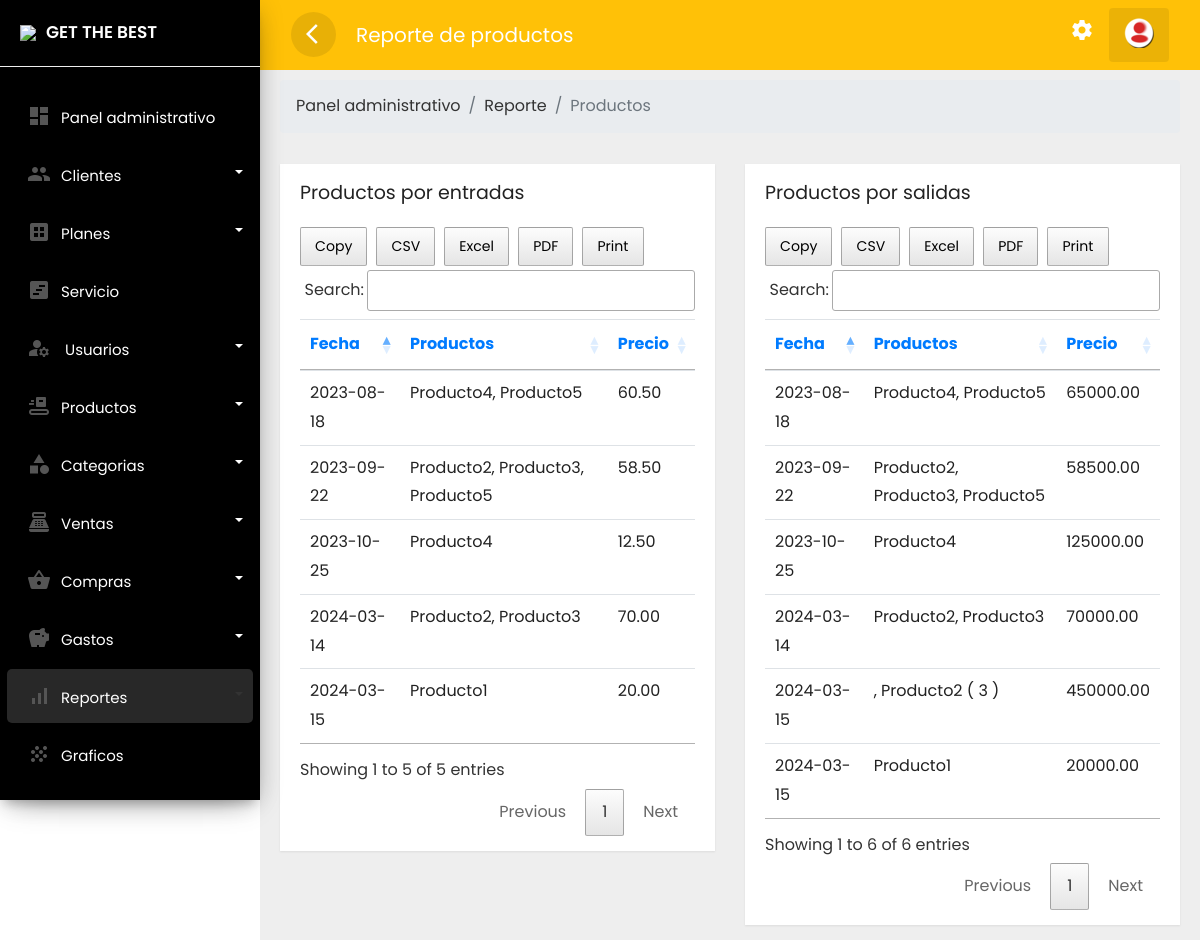
The app's page /frontend/reporte/filtro-producto.php (signed in), older data.
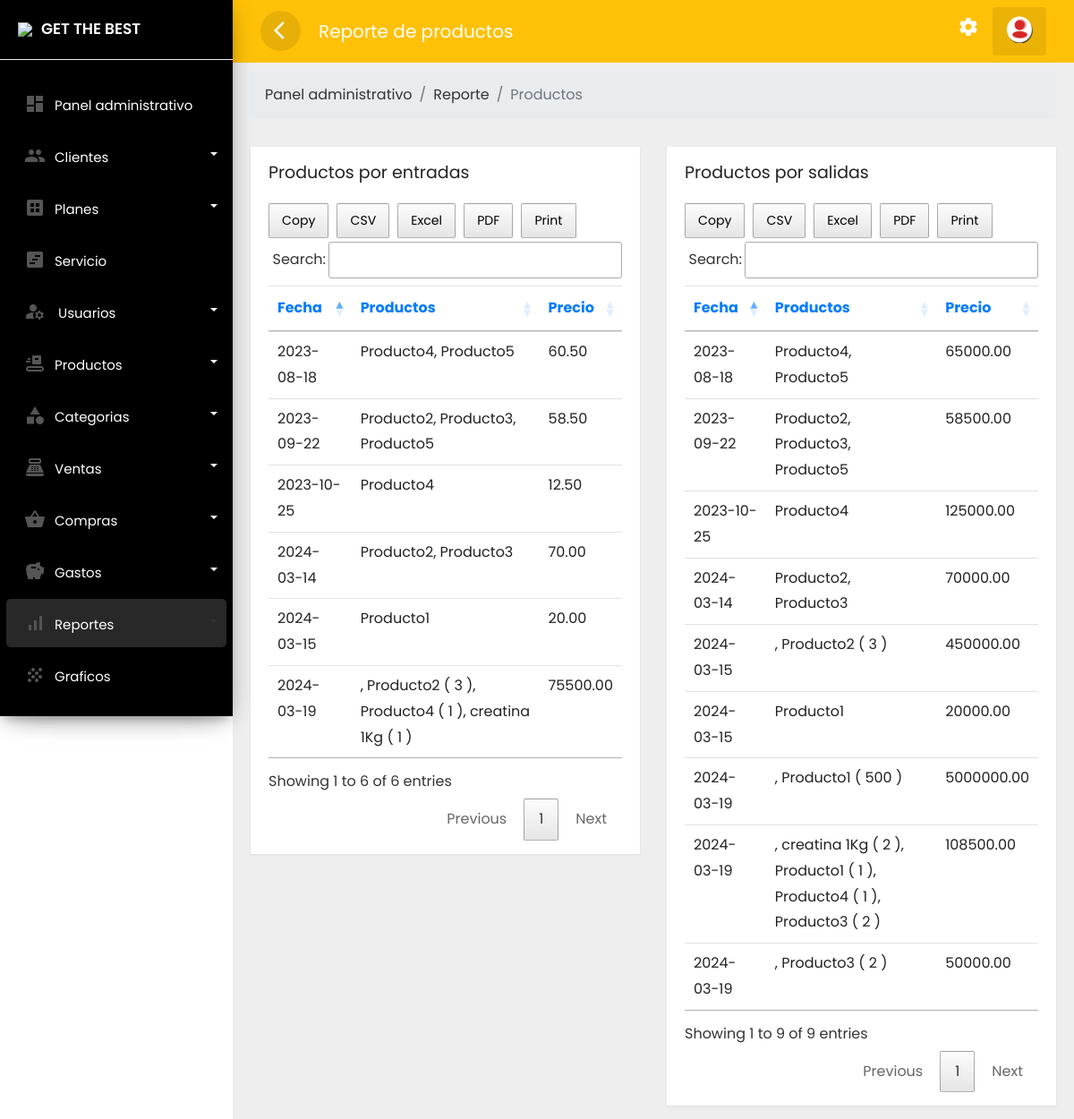
The same page, newer data.
### tables this page shows
CREATE TABLE `compra` (
  `idcomp` int(11) NOT NULL,
  `user_id` int(11) NOT NULL,
  `method` text NOT NULL,
  `total_products` text NOT NULL,
  `total_price` decimal(10,2) NOT NULL,
  `placed_on` text NOT NULL,
  `payment_status` text NOT NULL,
  `tipc` text NOT NULL
);

CREATE TABLE `orders` (
  `idord` int(11) NOT NULL,
  `user_id` int(11) NOT NULL,
  `user_cli` int(11) NOT NULL,
  `method` text NOT NULL,
  `total_products` text NOT NULL,
  `total_price` decimal(10,2) NOT NULL,
  `placed_on` text NOT NULL,
  `payment_status` text NOT NULL,
  `tipc` text NOT NULL
);

### frontend/reporte/filtro-producto.php (the view, shortened to what this page needs)
<?php if(isset($_SESSION['id'])) { ?>
<!doctype html>
<html lang="es">
  <head>
        <link rel="stylesheet" href="../../backend/css/bootstrap.min.css">
        <link rel="stylesheet" href="../../backend/css/custom.css">
        <link rel="stylesheet" href="../../backend/css/loader.css">
    <link rel="stylesheet" type="text/css" href="../../backend/css/datatable.css">
    <link rel="stylesheet" type="text/css" href="../../backend/css/buttonsdataTables.css">
    <link rel="stylesheet" type="text/css" href="../../backend/css/font.css">
  </head>
  <body>
<div class="wrapper">
        <nav id="sidebar">
            <div class="sidebar-header">
                <h3><img src="../../backend/img/favicon.png" class="img-fluid"/><span>GET THE BEST</span></h3>
            </div>
            <ul class="list-unstyled components">
               <li  class="">
                    <a href="../administrador/escritorio.php" class="dashboard"><i class="material-icons">dashboard</i><span>Panel administrativo</span></a>
                </li>
                <li class="dropdown">
                    <a href="#homeSubmenu1" data-toggle="collapse" aria-expanded="false" class="dropdown-toggle">
                         <i class="material-icons">group</i><span>Clientes</span></a>
                </li>
                <li class="dropdown">
                    <a href="#pageSubmenu2" data-toggle="collapse" aria-expanded="false" class="dropdown-toggle">
                         <i class="material-icons">dataset</i><span>Planes</span></a>
                </li>
                <li class="">
                    <a href="../servicio/mostrar.php"><i class="material-icons">view_timeline</i><span>Servicio</span></a>
                </li>
                     <li class="dropdown">
                    <a href="#pageSubmenu3" data-toggle="collapse" aria-expanded="false" class="dropdown-toggle">
                         <i class="material-icons">manage_accounts</i>
                         <span>Usuarios</span></a>
                </li>
                      <li class="dropdown">
                    <a href="#pageSubmenu4" data-toggle="collapse" aria-expanded="false" class="dropdown-toggle">
                         <i class="material-icons">conveyor_belt</i><span>Productos</span></a>
                </li>
                    <li class="dropdown ">
                    <a href="#pageSubmenu5" data-toggle="collapse" aria-expanded="false" class="dropdown-toggle">
                         <i class="material-icons">category</i><span>Categorias</span></a>
                </li>
                  <li class="dropdown">
                    <a href="#pageSubmenu6" data-toggle="collapse" aria-expanded="false" class="dropdown-toggle">
                         <i class="material-icons">point_of_sale</i><span>Ventas</span></a>
                </li>
                 <li class="dropdown">
                    <a href="#pageSubmenu09" data-toggle="collapse" aria-expanded="false" class="dropdown-toggle">
                         <i class="material-icons">shopping_basket</i><span>Compras</span></a>
                </li>
                <li class="dropdown">
                    <a href="#pageSubmenu010" data-toggle="collapse" aria-expanded="false" class="dropdown-toggle">
                         <i class="material-icons">savings</i><span>Gastos</span></a>
                </li>
                    <li class="dropdown active">
                    <a href="#pageSubmenu7" data-toggle="collapse" aria-expanded="false" class="dropdown-toggle">
                         <i class="material-icons">signal_cellular_alt</i><span>Reportes</span></a>
                </li>
                <li class="">
                    <a href="../graficos/mostrar.php"><i class="material-icons">grain</i><span>Graficos</span></a>
                </li>
               <li class="">
                    <a href="../cuenta/configuracion.php"><i class="material-icons">settings</i><span>Configuracion</span></a>
                </li>
            </ul>
        </nav>
        <div id="content">
          <div class="top-navbar">
            <nav class="navbar navbar-expand-lg">
                <div class="container-fluid">
                    <button type="button" id="sidebarCollapse" class="d-xl-block d-lg-block d-md-mone d-none">
                        <span class="material-icons">arrow_back_ios</span>
                    </button>
                         <a class="navbar-brand" href="#"> Reporte de productos </a>
                    <div class="collapse navbar-collapse d-lg-block d-xl-block d-sm-none d-md-none d-none" id="navbarSupportedContent">
                        <ul class="nav navbar-nav ml-auto">
                         <li class="nav-item">
                                <a class="nav-link" href="../cuenta/configuracion.php">
                                        <span class="material-icons">settings</span>
                                        </a>
                            </li>
                            <li class="dropdown nav-item active">
                                <a href="#" class="nav-link" data-toggle="dropdown">
                                   <img src="../../backend/img/reere.png" >
                               </a>
                            </li>
                        </ul>
                    </div>
                </div>
            </nav>
         </div>
               <div class="main-content">
               <nav aria-label="breadcrumb">
  <ol class="breadcrumb">
    <li class="breadcrumb-item"><a href="../administrador/escritorio.php">Panel administrativo</a></li>
    <li class="breadcrumb-item"><a href="../reporte/productos.php">Reporte </a></li>
    <li class="breadcrumb-item active" aria-current="page">Productos</li>
  </ol>
</nav>
    <div class="row">
      <div class="col-lg-6 col-md-6">
        <div class="card" style="min-height: 485px">
          <div class="card-header card-header-text">
                <h4 class="card-title">Productos por entradas</h4>
            </div>
            <div class="card-content table-responsive">
                <?php
         require '../../backend/bd/ctconex.php';
 $sentencia = $connect->prepare("SELECT compra.idcomp, compra.user_id, compra.method, compra.total_products, compra.total_price, compra.placed_on, compra.payment_status, compra.tipc FROM compra order BY compra.idcomp DESC;");
 $sentencia->execute();
$data =  array();
if($sentencia){
  while($r = $sentencia->fetchObject()){
    $data[] = $r;
  }
}
   ?>
   <?php if(count($data)>0):?>
                <table class="table table-hover" id="example1">
                    <thead class="text-primary">
                        <tr>
                            <th>Fecha</th>
                            <th>Productos</th>
                            <th>Precio</th>
                        </tr>
                    </thead>
                    <tbody>
                        <?php foreach($data as $a):?>
                        <tr>
                            <td><?php echo  $a->placed_on; ?></td>
                            <td><?php echo  $a->total_products; ?></td>
                            <td><?php echo  $a->total_price; ?></td>
                        </tr>
                        <?php endforeach; ?>
                    </tbody>
                </table>
    <?php endif; ?>
            </div>
        </div>
      </div>
      <div class="col-lg-6 col-md-6">
        <div class="card" style="min-height: 485px">
          <div class="card-header card-header-text">
                <h4 class="card-title">Productos por salidas</h4>
            </div>
            <div class="card-content table-responsive">
                <?php
 $sentencia = $connect->prepare("SELECT orders.idord, orders.user_id, clientes.idclie,clientes.numid, clientes.nomcli, clientes.apecli, clientes.celu, orders.method, orders.total_products, orders.total_price, orders.placed_on, orders.payment_status, orders.tipc FROM orders INNER JOIN clientes on orders.user_cli = clientes.idclie order BY orders.idord DESC;");
 $sentencia->execute();
$data =  array();
if($sentencia){
  while($r = $sentencia->fetchObject()){
    $data[] = $r;
  }
}
   ?>
   <?php if(count($data)>0):?>
               <table class="table table-hover" id="example2">
                   <thead class="text-primary">
                       <tr>
                           <th>Fecha</th>
                            <th>Productos</th>
                            <th>Precio</th>
                       </tr>
                   </thead>
                   <tbody>
                    <?php foreach($data as $c):?>
                       <tr>
                            <td><?php echo  $c->placed_on; ?></td>
                            <td><?php echo  $c->total_products; ?></td>
                            <td><?php echo  $c->total_price; ?></td>
                       </tr>
                       <?php endforeach; ?>
                   </tbody>
               </table>
    <?php endif; ?>
            </div>
        </div>
      </div>
    </div>
                        </div>
                         </div>
        </div>
  </body>
  </html>
<?php }else{
    header('../erro404.php');
 } ?>

### backend/css/custom.css (style rules this page uses)
body, html { line-height: 1.8; font-family: 'Poppins', sans-serif; color: #555e58; text-transform:none; text-rendering: optimizeLegibility !important; -webkit-font-smoothing: antialiased !important; font-weight: 400; margin:0px; padding:0px; }
h1, h2, h3, h4, h5, h6, .h1, .h2, .h3, .h4 { font-weight: 400; line-height: 1.5em; }
a { color: #333; font-weight: 400; }
button { cursor:pointer; }
ul, ol { padding: 0; margin:0px; list-style: none; }
a, a:hover, a:focus { color: #333; text-decoration: none; transition: all 0.3s; }
.material-icons { font-family: 'Material Icons'; font-weight: normal; font-style: normal; font-size: 24px; display: inline-block; line-height: 1; text-transform: none; letter-spacing: normal; word-wrap: normal; white-space: nowrap; direction: ltr; -webkit-font-smoothing: antialiased; text-rendering: optimizeLegibility; -moz-osx-font-smoothing: grayscale; font-feature-settings: 'liga'; }
.wrapper { position: relative; width:100%; overflow:auto; }
#sidebar { position:fixed; height:100vh!important; top: 0; bottom: 0; left: 0; z-index:11; width: 260px; overflow:auto; transition:all 0.3s ; background: black; box-shadow: 0 10px 30px -12px rgb(0 0 0 / 42%), 0 4px 25px 0px rgb(0 0 0 / 12%), 0 8px 10px -5px rgb(0 0 0 / 20%); }
#sidebar .sidebar-header { padding:20px; background-color:black; border-bottom:1px solid #eee; }
.sidebar-header h3 { color:white; font-size:17px; margin:0px; text-transform:none; transition:all 0.5s ease; font-weight:600; }
.sidebar-header h3 img { width:45px; margin-right:10px; }
#sidebar ul li { padding:2px 7px; }
#sidebar ul li.active>a { color: #333; background-color: rgba(200, 200, 200, 0.2); }
.dropdown-toggle::after { position: absolute; right: 10px; top: 23px; }
#sidebar ul.components { padding: 20px 0; }
#sidebar ul li a { padding: 10px; line-height: 30px; border-radius:5px; font-size: 15px; position:relative; font-weight: 400; display: block; color: white; }
#sidebar ul li a span { text-transform:none; display:inline-block; color: white; }
#sidebar ul li a i { position: relative; margin-right: 10px; top: 5px; color: #555555; margin-left: 10px; }
#content { position: relative; transition: all 0.3s; background-color: #EEEEEE; }
.top-navbar { width:100%; z-index:9; position:relative; }
.main-content { padding:10px 20px 0px 20px; position: relative; width: 100%; }
.navbar { background-color: #ffc107; color: #FFFFFF; }
.navbar-brand { color: #FFFFFF; }
.navbar button { background-color:transparent; border:none; }
.navbar button span { color:#fff; }
#sidebarCollapse { border-radius:50%; width:45px; height:45px; text-align:center; line-height:45px; margin-right:20px; border:none; color: #FFFFFF; background-color: rgba(0, 0, 0, 0.09); }
#sidebarCollapse span { margin: 9px; padding: 0px; }
.navbar-nav > li.active { color: #FFFFFF; border-radius:4px; background-color: rgba(0, 0, 0, 0.08); }
.navbar-nav > li > a { color: #FFFFFF; }
.navbar-nav li a { position: relative; display: block; padding: 10px 15px!important; }
.card { margin: 10px 0; }
.card { border-radius: 0px!important; }
.card { display: inline-block; position: relative; border:none!important; width: 100%; margin:15px 0; box-shadow: 0 1px 2px rgb(0 0 0 / 8%); border-radius: 6px; color: rgba(0,0,0, 0.87); background: #fff; }
.card .card-header { padding: 15px 20px 0; z-index: 3; background-color:#fff!important; border-bottom:none; }
.card .card-content { padding: 15px 20px; position: relative; }
.card .card-title:not(.card-calendar .card-title) { margin-top: 0; margin-bottom: 5px; }
.card .card-header-text h4 { margin-top: 0; margin-bottom: 3px; font-size:19px; font-weight: 400; color: #222222; text-decoration: none; }
.table > thead > tr > th { border-bottom-width: 1px; font-size: 16px; font-weight: 400; }
@media only screen and (min-width:992px) { #content { width: calc(100% - 260px); position: relative; float: right; transition: all 0.3s; background-color: #EEEEEE; } }

Row changes from the older to the newer data that the page shows:
added compra: placed_on "2024-03-19", total_products ", Producto2 ( 3 ), Producto4 ( 1 ), creatina 1Kg ( 1 )", total_price "75500.00"
added orders: placed_on "2024-03-19", total_products ", Producto1 ( 500 )", total_price "5000000.00"
added orders: placed_on "2024-03-19", total_products ", creatina 1Kg ( 2 ), Producto1 ( 1 ), Producto4 ( 1 ), Producto3 ( 2 )", total_price "108500.00"
added orders: placed_on "2024-03-19", total_products ", Producto3 ( 2 )", total_price "50000.00"
Text that changed along with them:
text written by a page script: "Copy CSV Excel PDF Print Search: Showing 1 to 5 of 5 entries Previous 1 Next" → "Copy CSV Excel PDF Print Search: Showing 1 to 6 of 6 entries Previous 1 Next"
text written by a page script: "Copy CSV Excel PDF Print Search: Showing 1 to 6 of 6 entries Previous 1 Next" → "Copy CSV Excel PDF Print Search: Showing 1 to 9 of 9 entries Previous 1 Next"
